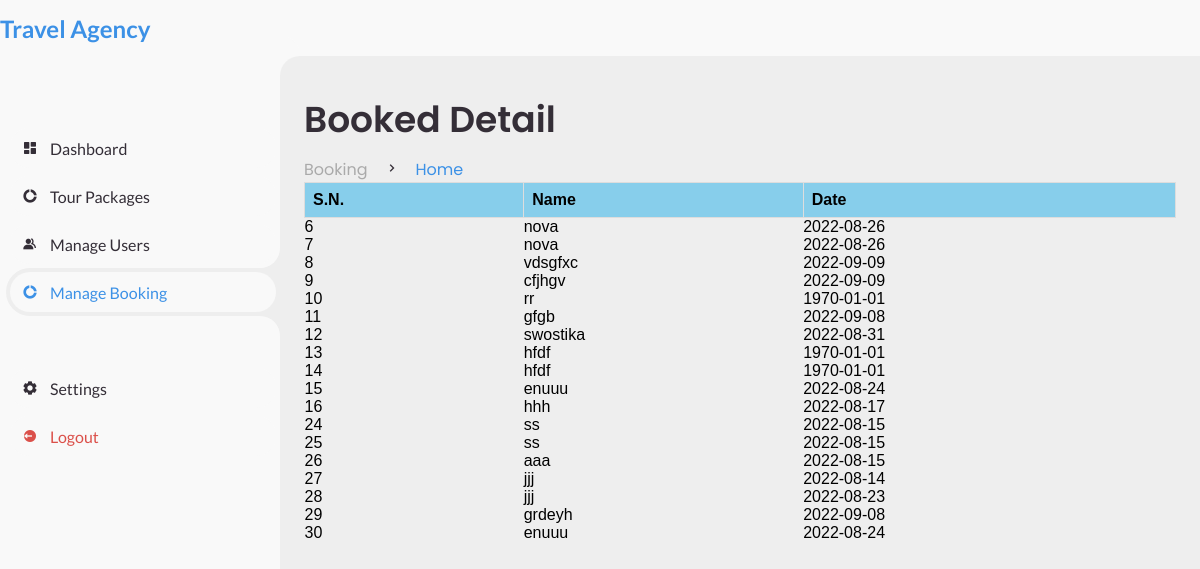
Page /admin/manage-bookings.php on the committed database.
### tables this page shows
CREATE TABLE `reservation` (
  `res_id` int(11) NOT NULL,
  `res_date` date NOT NULL,
  `res_name` varchar(50) NOT NULL,
  `id` int(11) NOT NULL
);

### admin/manage-bookings.php (the view, shortened to what this page needs)
<?php
include "../config.php";
?>
<!DOCTYPE html>
<html lang="en">
<head>
    <link href='https://unpkg.com/boxicons@2.0.9/css/boxicons.min.css' rel='stylesheet'>
    <link rel="stylesheet" href="dashboard.css">
</head>
<body>
<body>
    <section id="sidebar">
        <a href="#" class="brand">
            <span>Travel Agency</span>
        </a>
        <ul class="side-menu top">
            <li>
                <a href="dashboard.php">
                    <i class='bx bxs-dashboard'></i>
                    <span class="text">Dashboard</span>
                </a>
            </li>
            <li>
                <a href="packageadd.php">
                <i class='bx bxs-doughnut-chart'></i>
                    <span class="text">Tour Packages</span>
                </a>
            </li>
            <li>
                <a href="manage-users.php">
                <i class='bx bxs-group'></i>
                    <span class="text">Manage Users</span>
                </a>
            </li>
            <li class="active">
                <a href="manage-bookings.php">
                <i class='bx bxs-doughnut-chart'></i>
                    <span class="text">Manage Booking</span>
                </a>
            </li>
        </ul>
        <ul class="side-menu">
            <li>
                <a href="#">
                    <i class='bx bxs-cog'></i>
                    <span class="text">Settings</span>
                </a>
            </li>
            <li>
                <a href="../logout.php" class="logout">
                    <i class='bx bxs-log-out-circle'></i>
                    <span class="text">Logout</span>
                </a>
            </li>
        </ul>
    </section>
    <section id="content">
        <nav>
        </nav>
        <main>
            <div class="head-title">
                <div class="left">
                    <h1>Booked Detail</h1>
                    <ul class="breadcrumb">
                        <li>
                            <a href="../index.php">Booking</a>
                        </li>
                        <li><i class='bx bx-chevron-right'></i></li>
                        <li>
                            <a class="active" href="#">Home</a>
                        </li>
                    </ul>
                </div>
            </div>
<table class="table my-5" style="font-family: arial, sans-serif; border-collapse: collapse; width: 100%;">
  <thead>
    <tr>
    <th scope="col" style=" background-color: skyblue; border: 1px solid #dddddd; text-align: left; padding: 8px;">S.N.</th>
      <th scope="col" style=" background-color: skyblue; border: 1px solid #dddddd; text-align: left; padding: 8px;">Name</th>
      <th scope="col" style=" background-color: skyblue; border: 1px solid #dddddd; text-align: left; padding: 8px;">Date</th>
    </tr>
  </thead>
  <tbody>
  <?php
  function get_reservation(){
    global $conns;
    $sql="SELECT * FROM reservation";
    $stmt = $conns->prepare($sql);
    $stmt->execute();
    $reservations = $stmt->fetchAll();
return $reservations;
  }
try {
    $reservation = get_reservation();
} catch (Exception $e) {
    $error=$e->getMessage();
    echo $error;
    die();
}
?>
<?php
if($reservation){
    foreach($reservation as $reserve):?>
<tr>
    <td><?=$reserve['res_id'];?></td>
    <td><?=$reserve['res_name'];?></td>
    <td><?=$reserve['res_date'];?></td>
</tr>
<?php
    endforeach;
}else{
 if(isset($error)){
    echo  $error;
 }
}?>
  </tbody>
</table>
</body>
</html>

### admin/dashboard.css (style rules this page uses)
* { margin: 0; padding: 0; box-sizing: border-box; }
a { text-decoration: none; }
li { list-style: none; }
:root { --poppins: 'Poppins', sans-serif; --lato: 'Lato', sans-serif; --light: #F9F9F9; --blue: #3C91E6; --light-blue: #CFE8FF; --grey: #eee; --dark-grey: #AAAAAA; --dark: #342E37; --red: #DB504A; --yellow: #FFCE26; --light-yellow: #FFF2C6; --orange: #FD7238; --light-orange: #FFE0D3; }
html { overflow-x: hidden; }
body { background: var(--grey); overflow-x: hidden; }
#sidebar { position: fixed; top: 0; left: 0; width: 280px; height: 100%; background: var(--light); z-index: 2000; font-family: var(--lato); transition: .3s ease; overflow-x: hidden; scrollbar-width: none; }
#sidebar .brand { font-size: 24px; font-weight: 700; height: 56px; display: flex; align-items: center; color: var(--blue); position: sticky; top: 0; left: 0; background: var(--light); z-index: 500; padding-bottom: 20px; box-sizing: content-box; }
#sidebar .side-menu { width: 100%; margin-top: 48px; }
#sidebar .side-menu li { height: 48px; background: transparent; margin-left: 6px; border-radius: 48px 0 0 48px; padding: 4px; }
#sidebar .side-menu li.active { background: var(--grey); position: relative; }
#sidebar .side-menu li.active::before { content: ''; position: absolute; width: 40px; height: 40px; border-radius: 50%; top: -40px; right: 0; box-shadow: 20px 20px 0 var(--grey); z-index: -1; }
#sidebar .side-menu li.active::after { content: ''; position: absolute; width: 40px; height: 40px; border-radius: 50%; bottom: -40px; right: 0; box-shadow: 20px -20px 0 var(--grey); z-index: -1; }
#sidebar .side-menu li a { width: 100%; height: 100%; background: var(--light); display: flex; align-items: center; border-radius: 48px; font-size: 16px; color: var(--dark); white-space: nowrap; overflow-x: hidden; }
#sidebar .side-menu.top li.active a { color: var(--blue); }
#sidebar .side-menu li a.logout { color: var(--red); }
#sidebar .side-menu li a .bx { min-width: calc(60px - ((4px + 6px) * 2)); display: flex; justify-content: center; }
#content { position: relative; width: calc(100% - 280px); left: 280px; transition: .3s ease; }
#content nav { height: 56px; background: var(--light); padding: 0 24px; display: flex; align-items: center; grid-gap: 24px; font-family: var(--lato); position: sticky; top: 0; left: 0; z-index: 1000; }
#content nav::before { content: ''; position: absolute; width: 40px; height: 40px; bottom: -40px; left: 0; border-radius: 50%; box-shadow: -20px -20px 0 var(--light); }
#content main { width: 100%; padding: 36px 24px; font-family: var(--poppins); max-height: calc(100vh - 56px); overflow-y: auto; }
#content main .head-title { display: flex; align-items: center; justify-content: space-between; grid-gap: 16px; flex-wrap: wrap; }
#content main .head-title .left h1 { font-size: 36px; font-weight: 600; margin-bottom: 10px; color: var(--dark); }
#content main .head-title .left .breadcrumb { display: flex; align-items: center; grid-gap: 16px; }
#content main .head-title .left .breadcrumb li { color: var(--dark); }
#content main .head-title .left .breadcrumb li a { color: var(--dark-grey); pointer-events: none; }
#content main .head-title .left .breadcrumb li a.active { color: var(--blue); pointer-events: unset; }

### rows in the picture
reservation: res_id "6", res_name "nova", res_date "2022-08-26"
reservation: res_id "7", res_name "nova", res_date "2022-08-26"
reservation: res_id "8", res_name "vdsgfxc", res_date "2022-09-09"
reservation: res_id "9", res_name "cfjhgv", res_date "2022-09-09"
reservation: res_id "10", res_name "rr", res_date "1970-01-01"
reservation: res_id "11", res_name "gfgb", res_date "2022-09-08"
reservation: res_id "12", res_name "swostika", res_date "2022-08-31"
reservation: res_id "13", res_name "hfdf", res_date "1970-01-01"
reservation: res_id "14", res_name "hfdf", res_date "1970-01-01"
reservation: res_id "15", res_name "enuuu", res_date "2022-08-24"
reservation: res_id "16", res_name "hhh", res_date "2022-08-17"
reservation: res_id "24", res_name "ss", res_date "2022-08-15"
reservation: res_id "25", res_name "ss", res_date "2022-08-15"
reservation: res_id "26", res_name "aaa", res_date "2022-08-15"
reservation: res_id "27", res_name "jjj", res_date "2022-08-14"
reservation: res_id "28", res_name "jjj", res_date "2022-08-23"
reservation: res_id "29", res_name "grdeyh", res_date "2022-09-08"
reservation: res_id "30", res_name "enuuu", res_date "2022-08-24"
